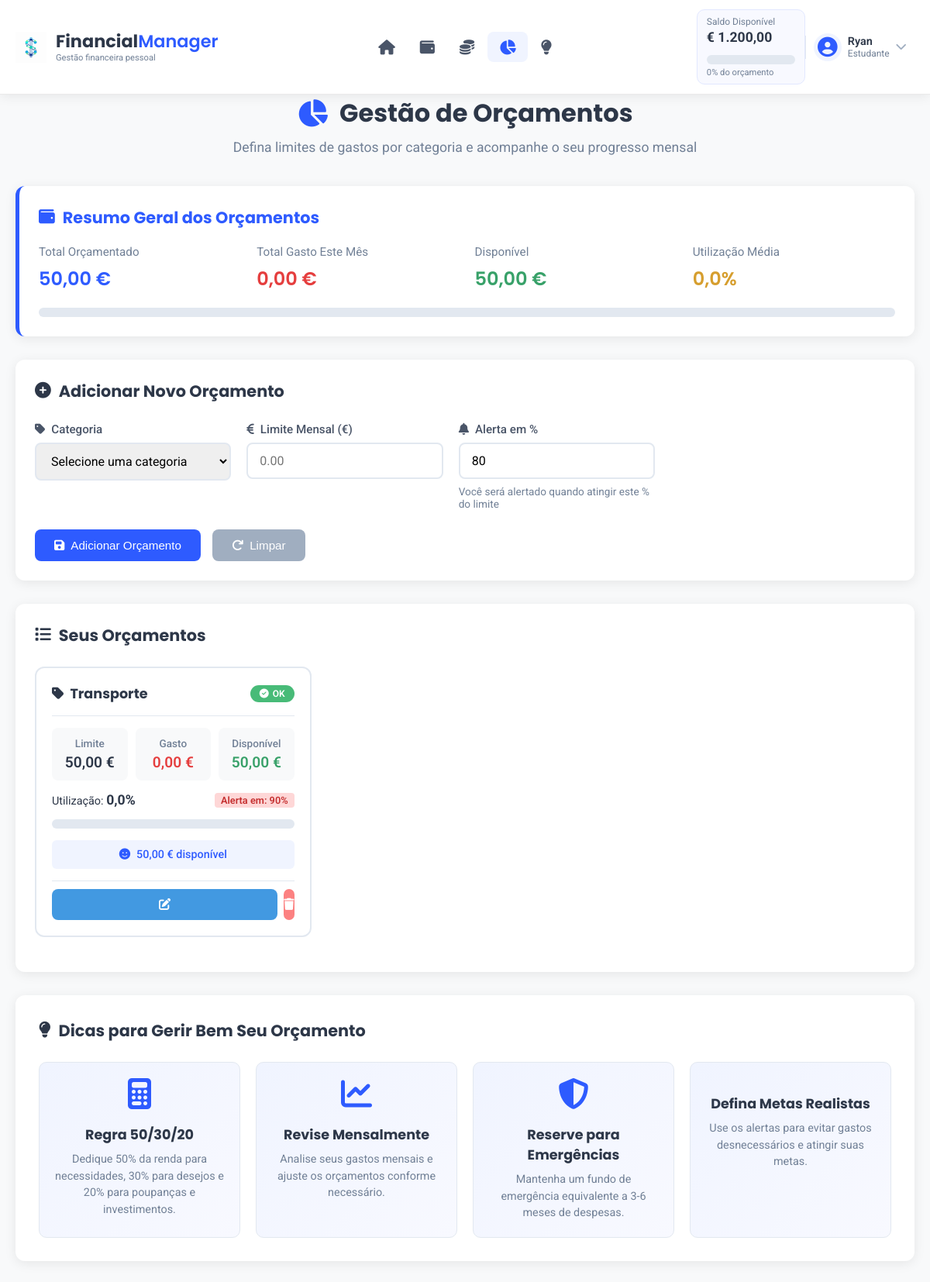
Page /orcamentos.php (signed in) on the committed database.
### tables this page shows
CREATE TABLE `utilizadores` (
  `id` int NOT NULL AUTO_INCREMENT,
  `nome` varchar(255) NOT NULL,
  `email` varchar(255) NOT NULL,
  `password` varchar(255) NOT NULL,
  `idade` int DEFAULT NULL,
  `ocupacao` varchar(100) DEFAULT NULL,
  `estilo_vida` varchar(255) DEFAULT NULL,
  `salario` decimal(10,2) DEFAULT NULL,
  `tipo_util` int NOT NULL,
  PRIMARY KEY (`id`),
  KEY `fk_utilizadores_tipos_util_idx` (`tipo_util`),
  CONSTRAINT `fk_utilizadores_tipos_util` FOREIGN KEY (`tipo_util`) REFERENCES `tipos_util` (`idtipos`)
);

CREATE TABLE `orcamentos` (
  `id` int NOT NULL AUTO_INCREMENT,
  `id_utilizador` int NOT NULL,
  `categoria` varchar(100) NOT NULL,
  `limite_mensal` decimal(10,2) NOT NULL,
  `percentagem_alerta` decimal(5,2) DEFAULT '80.00',
  `data_criacao` timestamp NULL DEFAULT CURRENT_TIMESTAMP,
  PRIMARY KEY (`id`),
  UNIQUE KEY `unique_user_category` (`id_utilizador`,`categoria`),
  CONSTRAINT `orcamentos_ibfk_1` FOREIGN KEY (`id_utilizador`) REFERENCES `utilizadores` (`id`) ON DELETE CASCADE
);

### orcamentos.php (the view, shortened to what the rows shown need)
<?php
include 'header_footer/header.php';
$user_id = $_SESSION['user_id'];
$sql_orcamentos = "SELECT * FROM orcamentos WHERE id_utilizador = ? ORDER BY categoria ASC";
$stmt_orcamentos = $conn->prepare($sql_orcamentos);
$stmt_orcamentos->bind_param("i", $user_id);
$stmt_orcamentos->execute();
$result_orcamentos = $stmt_orcamentos->get_result();
$despesas_por_categoria = array();
$orcamentos_array = array();
while ($row = $result_orcamentos->fetch_assoc()) {
    $categoria = $row['categoria'];
    $limite = $row['limite_mensal'];
    $gasto = isset($despesas_por_categoria[$categoria]) ? $despesas_por_categoria[$categoria] : 0;
    $percentagem = ($limite > 0) ? ($gasto / $limite) * 100 : 0;
    $percentagem = min(100, max(0, $percentagem));
    $orcamentos_array[] = array(
        'id' => $row['id'],
        'categoria' => $categoria,
        'limite' => $limite,
        'gasto' => $gasto,
        'percentagem' => $percentagem,
        'percentagem_alerta' => $row['percentagem_alerta'],
        'esta_acima' => $percentagem > $row['percentagem_alerta']
    );
}
?>
<!DOCTYPE html>
<html lang="pt">
<head>
    <link rel="stylesheet" href="https://cdnjs.cloudflare.com/ajax/libs/font-awesome/6.4.0/css/all.min.css">
    <link rel="stylesheet" href="css/header_footer.css">
    <link rel="stylesheet" href="css/orcamentos.css">
</head>
<body>
    <div class="container">
        <div class="page-header">
            <h2><i class="fas fa-chart-pie"></i> Gestão de Orçamentos</h2>
        </div>
        <div class="orcamentos-list-section">
            <?php if (count($orcamentos_array) > 0): ?>
                <div class="orcamentos-grid">
                    <?php foreach ($orcamentos_array as $orcamento): ?>
                        <div class="orcamento-card <?php echo $orcamento['esta_acima'] ? 'alerta-ativo' : ''; ?>">
                            <div class="card-header">
                                <h4><i class="fas fa-tag"></i> <?php echo htmlspecialchars($orcamento['categoria']); ?></h4>
                                <?php if ($orcamento['esta_acima']): ?>
                                    <span class="badge-alerta"><i class="fas fa-exclamation-triangle"></i> Alerta!</span>
                                <?php else: ?>
                                    <span class="badge-ok"><i class="fas fa-check-circle"></i> OK</span>
                                <?php endif; ?>
                            </div>
                            <div class="card-body">
                                <div class="orcamento-info">
                                    <div class="info-item">
                                        <span class="label">Limite</span>
                                        <span class="valor"><?php echo number_format($orcamento['limite'], 2, ',', '.'); ?> €</span>
                                    </div>
                                    <div class="info-item">
                                        <span class="label">Gasto</span>
                                        <span class="valor gasto"><?php echo number_format($orcamento['gasto'], 2, ',', '.'); ?> €</span>
                                    </div>
                                    <div class="info-item">
                                        <span class="label">Disponível</span>
                                        <span class="valor disponivel"><?php echo number_format($orcamento['limite'] - $orcamento['gasto'], 2, ',', '.'); ?> €</span>
                                    </div>
                                </div>
                                <div class="orcamento-progress">
                                    <div class="progress-label">
                                        <span>Utilização: <strong><?php echo number_format($orcamento['percentagem'], 1, ',', '.'); ?>%</strong></span>
                                        <span class="alerta-info">Alerta em: <?php echo intval($orcamento['percentagem_alerta']); ?>%</span>
                                    </div>
                                    <div class="progress-bar">
                                    </div>
                                </div>
                                <div class="card-message">
                                    <?php
                                    $restante = $orcamento['limite'] - $orcamento['gasto'];
                                    if ($orcamento['percentagem'] > $orcamento['percentagem_alerta']) {
                                        echo "<i class='fas fa-exclamation-triangle'></i> Ultrapassou o alerta!";
                                    } else if ($orcamento['percentagem'] > 80) {
                                        echo "<i class='fas fa-exclamation-circle'></i> Próximo do limite!";
                                    } else if ($restante > 0) {
                                        echo "<i class='fas fa-smile'></i> " . number_format($restante, 2, ',', '.') . " € disponível";
                                    } else {
                                        echo "<i class='fas fa-ban'></i> Limite ultrapassado em " . number_format(abs($restante), 2, ',', '.') . " €";
                                    }
                                    ?>
                                </div>
                            </div>
                            <div class="card-actions">
                                <button class="btn-action edit" onclick="editarOrcamento(<?php echo $orcamento['id']; ?>, '<?php echo htmlspecialchars($orcamento['categoria']); ?>', <?php echo $orcamento['limite']; ?>, <?php echo $orcamento['percentagem_alerta']; ?>)" title="Editar">
                                    <i class="fas fa-edit"></i>
                                </button>
                                <form method="POST" style="display:inline;" onsubmit="return confirm('Tem certeza que deseja eliminar este orçamento?');">
                                    <button type="submit" class="btn-action delete" title="Eliminar">
                                        <i class="fas fa-trash"></i>
                                    </button>
                                </form>
                            </div>
                        </div>
                    <?php endforeach; ?>
                </div>
            <?php endif; ?>
        </div>
    </div>
</body>
</html>

### header_footer/header.php (shortened to what the rows shown need)
<?php
require_once 'connect_db.php';
$user_id = $_SESSION['user_id'];
$sql_user = "SELECT id, nome, email, ocupacao, salario FROM utilizadores WHERE id = ?";
$stmt_user = $conn->prepare($sql_user);
$stmt_user->bind_param("i", $user_id);
$stmt_user->execute();
$result_user = $stmt_user->get_result();
if ($result_user->num_rows > 0) {
    $user = $result_user->fetch_assoc();
} else {
    session_destroy();
    header('Location: indexv1.html');
    exit();
}
?>
<header class="header" id="mainHeader">
    <div class="container">
        <div class="logo-section">
            <div class="logo">
                <div class="logo-text">
                    <h1>Financial<span>Manager</span></h1>
                </div>
            </div>
        </div>
        <div class="user-section">
            <div class="user-profile" id="userProfile">
                <div class="user-info">
                    <span class="user-name" id="userName"><?php echo htmlspecialchars($user['nome']); ?></span>
                    <span class="user-role" id="userRole"><?php echo htmlspecialchars($user['ocupacao']); ?></span>
                </div>
            </div>
        </div>
    </div>
</header>

### rows in the picture
utilizadores: nome "Ryan", ocupacao "Estudante"
orcamentos: categoria "Transporte", limite_mensal "50,00", gasto "0,00", $orcamento['limite']-$orcamento['gasto'] "50,00", percentagem "0,0", percentagem_alerta "90"

### other values in the picture
$saldo_disponivel "1.200,00"
$percentual_orcamento "0"
$total_orcamentado "50,00"
$total_gasto "0,00"
$orcamento_disponivel "50,00"
$total_orcamentado > 0 ? ($total_gasto / $total_orcamentado) * 100 : 0 "0,0"
